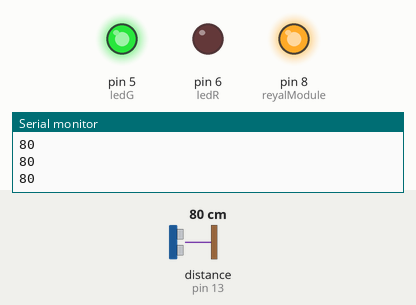
Simulated run of this sketch. Board: Arduino Uno, built with avr-gcc and run on an emulated ATmega328P. Parts: output pins drawn as LEDs (lit = HIGH), the last lines printed to the serial monitor. Wiring (inferred from the names in the program): ultrasonic range finder: trigger pin 12; echo pin 13. The test bench sets the inputs (shaded band); at power-on: distance to the obstacle (sensor on pin 13) 80 cm. The echo pulse lasts 58.3 µs per cm; pins used as bus, display or sensor lines are not drawn.

Above: at 1.2 s.
1.3 s: distance to the obstacle (sensor on pin 13) set to 23 cm
2.8 s: distance to the obstacle (sensor on pin 13) set to 19 cm
At 3.7 s:
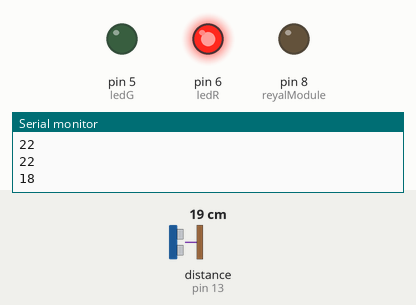
4.3 s: distance to the obstacle (sensor on pin 13) set to 35 cm
At 7.0 s:
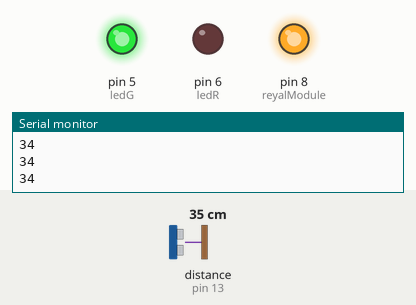
7.3 s: distance to the obstacle (sensor on pin 13) set to 9 cm
At 8.4 s:
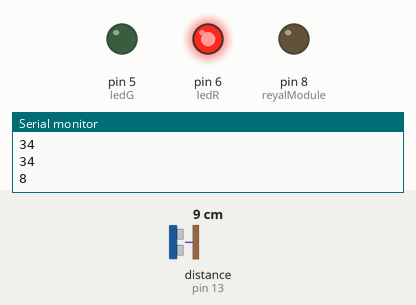
Timing chart, 0 to 9.8 s (numbered marks = the images above; inputs shaded):
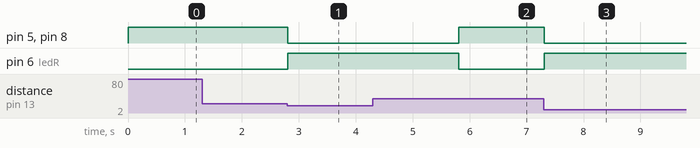

The sketch:

hand_dryer.ino
```cpp
#define echo 13
#define trig 12
#define reyalModule 8
#define ledR 6
#define ledG 5

void setup() {
  Serial.begin(9600);
  pinMode(trig, OUTPUT);
  pinMode(echo, INPUT);
  pinMode(reyalModule, OUTPUT);
  pinMode(ledR, OUTPUT);
  pinMode(ledG, OUTPUT);
}

void loop() {
  digitalWrite(9, HIGH);
  int dist = distance();
  if(dist < 20 && dist > 5) {
    controlON();
    delay(3000);
  }
  else controlOFF();
}

int distance() {

  digitalWrite(trig, HIGH);
  delayMicroseconds(10);
  digitalWrite(trig, LOW);

  int distance = pulseIn(echo, HIGH) / 58;

  if(distance < 5 || distance > 200) Serial.println("Measurement unavailable");
  else Serial.println(distance);

  return distance;
}

void controlON() {
  digitalWrite(reyalModule, LOW);
  digitalWrite(ledR, HIGH);
  digitalWrite(ledG, LOW);
}

void controlOFF() {
  digitalWrite(reyalModule, HIGH);
  digitalWrite(ledR, LOW);
  digitalWrite(ledG, HIGH);
}
```

Measured:
- the behaviour switches between 21 and 20 cm on distance to the obstacle (sensor on pin 13) (found by bisection; images 0 and 1)
- after the input at 2.8 s, pin 5 (ledG), pin 8 (reyalModule): HIGH → LOW at once; pin 6 (ledR): LOW → HIGH at once
- after the input at 4.3 s, pin 5 (ledG), pin 8 (reyalModule): LOW → HIGH after 1.5 s; pin 6 (ledR): HIGH → LOW after 1.5 s
- after the input at 7.3 s, pin 5 (ledG), pin 8 (reyalModule): HIGH → LOW at once; pin 6 (ledR): LOW → HIGH at once
